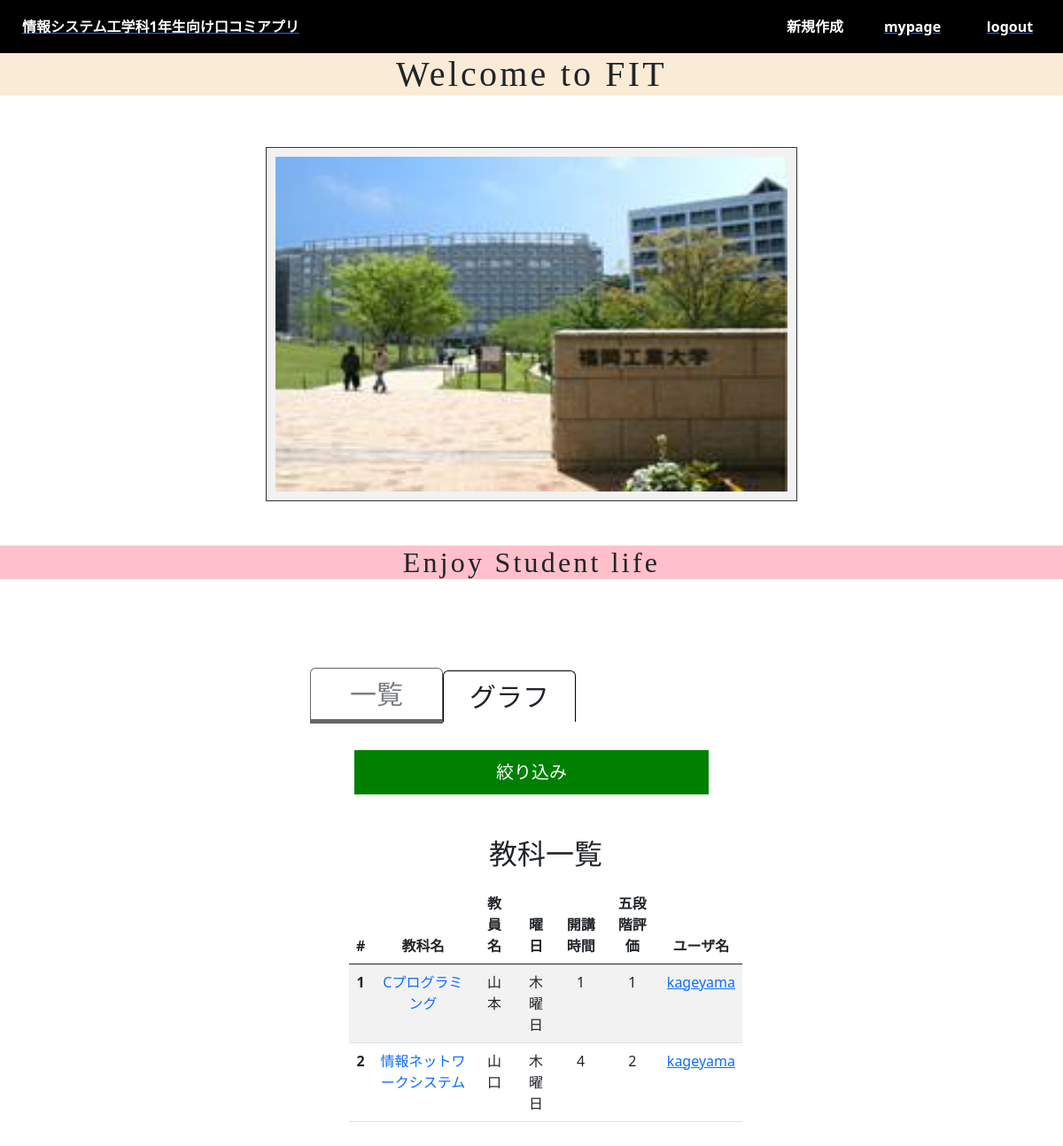
Screenshot of / (signed in) with the database file from the repository.
### app.py (models this page shows)
class Review(db.Model):
    id = db.Column(db.Integer, primary_key=True)
    subject = db.Column(db.String(50), nullable=False)#教科名
    teacher = db.Column(db.String(50), nullable=False)#教員名
    day = db.Column(db.String(50), nullable=False)#曜日
    time = db.Column(db.Integer, nullable=False)#開講時間
    review = db.Column(db.Integer, nullable=False)#レビュー
    point = db.Column(db.Integer, nullable=True)# 五段階評価
    pastImage = db.Column(db.String(100), nullable=False)#過去問ファイル
    good_count = db.Column(db.Integer, default=0)
    user_id = db.Column(db.Integer, db.ForeignKey("user.id"),nullable=False)
    good = False

class User(UserMixin, db.Model):
    id = db.Column(db.Integer, primary_key=True)
    email = db.Column(db.String(100), unique=True)
    password = db.Column(db.String(100))
    name = db.Column(db.String(1000))
    userimage = db.Column(db.String(100))
    comment = db.Column(db.String(1000))
    reivews = db.relationship("Review", backref="user",
                            lazy="dynamic", cascade="delete")

### app.py (the view)
@app.route("/",methods=["GET","POST"])
def index():
    review_input = request.args.get("search")
    if review_input is None or len(review_input) == 0:
        reviews = Review.query.join(User).all()
    else:
        reviews = db.session.query(Review).filter(or_(Review.subject.like(review_input), Review.teacher.like(review_input))).all()
    return render_template("base.html", reviews=reviews)

### app.py (called while the page is built)
@login_manager.user_loader
def load_user(user_id):
    return User.query.get(int(user_id))

### templates/base.html (shortened to what this page needs)
<!DOCTYPE html>
<html lang="ja">
  <head>
    <link
      href="https://cdn.jsdelivr.net/npm/bootstrap@5.0.2/dist/css/bootstrap.min.css"
      rel="stylesheet"
    />
    <link
      href="https://use.fontawesome.com/releases/v5.9.0/css/all.css"
      rel="stylesheet"
    />
    <link
      rel="stylesheet"
      href="{{ url_for('static', filename='css/style.css') }}"
    />
  </head>
  <body>
    {% include"app/header.html" %} {% include "app/main.html" %} {% include
    "app/section.html" %} {% block content %}{% endblock %}
  </body>
</html>

### templates/app/section.html (shortened to what this page needs)
<div class="section">
  <div class="box">
    <div class="tabs">
      <div class="tab is-active" data-tab="0">一覧</div>
      <div class="tab" data-tab="1">グラフ</div>
    </div>
    <div class="contents1">
      <div class="content1" data-content="0">
        <section>
          <div class="accordion">
            <p class="menu js-menu">絞り込み</p>
          </div>
          <div class="table">
            <ul class="list">
              <div class="container mt-4">
                <h2>教科一覧</h2>
                <table class="table table-striped">
                  <thead>
                    <tr>
                      <th scope="col">#</th>
                      <th scope="col">教科名</th>
                      <th scope="col">教員名</th>
                      <th scope="col">曜日</th>
                      <th scope="col">開講時間</th>
                      <th scope="col">五段階評価</th>
                      <th scope="col">ユーザ名</th>
                    </tr>
                  </thead>
                  <tbody>
                    {% for review in reviews %}
                      <th scope="row">{{review.id}}</th>
                      <td>
                        <a class="text-decoration-none" href="{{url_for('show', id=review.id)}}">
                          {{review.subject}}
                        </a>
                      </td>
                      <td>{{review.teacher}}</td>
                      <td>{{review.day}}</td>
                      <td>{{review.time}}</td>
                      <td>{{review.point}}</td>
                      <td>
                        <a href="{{url_for('profile', user_id=review.user_id)}}">
                          {{review.user.name}}
                        </a>
                      </td>
                    {% endfor %}
                </tbody>
              </table>
              </div>
            </ul>
          </div>
        </section>
      </div>
        {% include
          "app/graph.html" %}
    </div>
  </div>
</div>

### static/css/style.css (style rules this page uses)
* { margin: 0; padding: 0; box-sizing: border-box; }
section { margin-top: 30px; }
.accordion { width: 400px; margin: 0 auto; }
.menu { background-color: green; color: white; font-size: 20px; padding: 10px; text-align: center; cursor: pointer; user-select: none; }
.table ul { margin-top: 100px; margin: 3px auto; margin-left: auto; margin-right: auto; }
.box { width: 500px; margin: 100px auto; }
.tabs { display: flex; align-items: center; }
.tab { border: 1px solid #000; border-bottom: none; padding: 6px; font-size: 30px; text-align: center; border-radius: 6px 6px 0 0; width: 30%; }
.tab.is-active { opacity: 0.6; font-size: 30px; border-bottom: 5px solid #000; }
.contents1 { font-size: 16px; text-align: center; }

### rows the page displays
Review: id "1", subject "Cプログラミング", teacher "山本", day "木曜日", time "1", point "1", user.name "kageyama"
Review: id "2", subject "情報ネットワークシステム", teacher "山口", day "木曜日", time "4", point "2", user.name "kageyama"
